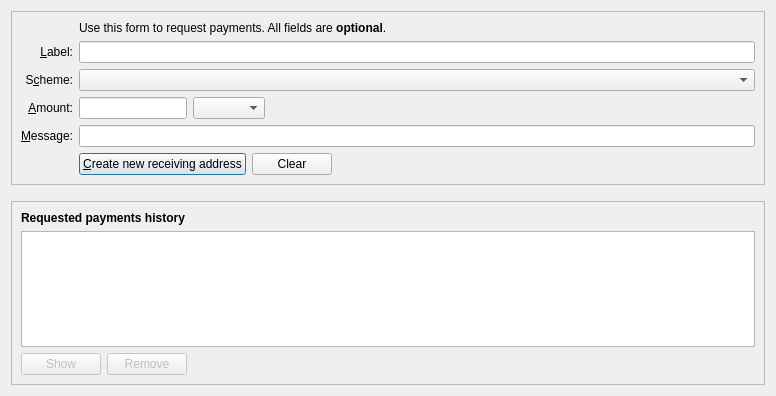
<?xml version="1.0" encoding="UTF-8"?>
<ui version="4.0">
 <class>ReceiveCoinsDialog</class>
 <widget class="QDialog" name="ReceiveCoinsDialog">
  <property name="geometry">
   <rect>
    <x>0</x>
    <y>0</y>
    <width>776</width>
    <height>396</height>
   </rect>
  </property>
  <layout class="QVBoxLayout" name="verticalLayout" stretch="0,0,1">
   <item>
    <widget class="QFrame" name="frame2">
     <property name="sizePolicy">
      <sizepolicy hsizetype="Preferred" vsizetype="Expanding">
       <horstretch>0</horstretch>
       <verstretch>0</verstretch>
      </sizepolicy>
     </property>
     <property name="frameShape">
      <enum>QFrame::StyledPanel</enum>
     </property>
     <property name="frameShadow">
      <enum>QFrame::Sunken</enum>
     </property>
     <layout class="QVBoxLayout" name="verticalLayout_3">
      <item>
       <layout class="QGridLayout" name="gridLayout">
        <item row="6" column="0">
         <widget class="QLabel" name="label">
          <property name="toolTip">
           <string>An optional amount to request. Leave this empty or zero to not request a specific amount.</string>
          </property>
          <property name="text">
           <string>&amp;Amount:</string>
          </property>
          <property name="alignment">
           <set>Qt::AlignRight|Qt::AlignTrailing|Qt::AlignVCenter</set>
          </property>
          <property name="buddy">
           <cstring>reqAmount</cstring>
          </property>
         </widget>
        </item>
        <item row="7" column="0">
         <widget class="QLabel" name="label_3">
          <property name="toolTip">
           <string>An optional message to attach to the payment request, which will be displayed when the request is opened. Note: The message will not be sent with the payment over the Bitcoin network.</string>
          </property>
          <property name="text">
           <string>&amp;Message:</string>
          </property>
          <property name="alignment">
           <set>Qt::AlignRight|Qt::AlignTrailing|Qt::AlignVCenter</set>
          </property>
          <property name="buddy">
           <cstring>reqMessage</cstring>
          </property>
         </widget>
        </item>
        <item row="4" column="2">
         <widget class="QLineEdit" name="reqLabel">
          <property name="toolTip">
           <string>An optional label to associate with the new receiving address (used by you to identify an invoice).  It is also attached to the payment request.</string>
          </property>
         </widget>
        </item>
        <item row="2" column="2">
         <widget class="QLabel" name="label_5">
          <property name="text">
           <string>Use this form to request payments. All fields are &lt;b&gt;optional&lt;/b&gt;.</string>
          </property>
         </widget>
        </item>
        <item row="4" column="0">
         <widget class="QLabel" name="label_2">
          <property name="toolTip">
           <string>An optional label to associate with the new receiving address.</string>
          </property>
          <property name="text">
           <string>&amp;Label:</string>
          </property>
          <property name="alignment">
           <set>Qt::AlignRight|Qt::AlignTrailing|Qt::AlignVCenter</set>
          </property>
          <property name="buddy">
           <cstring>reqLabel</cstring>
          </property>
         </widget>
        </item>
        <item row="5" column="0">
         <widget class="QLabel" name="label_scheme">
          <property name="text">
           <string>S&amp;cheme:</string>
          </property>
          <property name="alignment">
           <set>Qt::AlignRight|Qt::AlignTrailing|Qt::AlignVCenter</set>
          </property>
          <property name="buddy">
           <cstring>schemeCombo</cstring>
          </property>
         </widget>
        </item>
        <item row="5" column="2">
         <widget class="QComboBox" name="schemeCombo">
          <property name="sizePolicy">
           <sizepolicy hsizetype="Fixed" vsizetype="Fixed">
            <horstretch>0</horstretch>
            <verstretch>0</verstretch>
           </sizepolicy>
          </property>
          <property name="maximumSize">
           <size>
            <width>1000</width>
            <height>16777215</height>
           </size>
          </property>
          <property name="focusPolicy">
           <enum>Qt::StrongFocus</enum>
          </property>
         </widget>
        </item>
        <item row="7" column="2">
         <widget class="QLineEdit" name="reqMessage">
          <property name="toolTip">
           <string>An optional message that is attached to the payment request and may be displayed to the sender.</string>
          </property>
         </widget>
        </item>
        <item row="8" column="2">
         <layout class="QHBoxLayout" name="horizontalLayout">
          <item>
           <widget class="QPushButton" name="receiveButton">
            <property name="minimumSize">
             <size>
              <width>150</width>
              <height>0</height>
             </size>
            </property>
            <property name="text">
             <string>&amp;Create new receiving address</string>
            </property>
            <property name="icon">
             <iconset resource="../bitcoin.qrc">
              <normaloff>:/icons/receiving_addresses</normaloff>:/icons/receiving_addresses</iconset>
            </property>
            <property name="autoDefault">
             <bool>false</bool>
            </property>
            <property name="default">
             <bool>true</bool>
            </property>
           </widget>
          </item>
          <item>
           <widget class="QPushButton" name="clearButton">
            <property name="sizePolicy">
             <sizepolicy hsizetype="Minimum" vsizetype="Fixed">
              <horstretch>0</horstretch>
              <verstretch>0</verstretch>
             </sizepolicy>
            </property>
            <property name="toolTip">
             <string>Clear all fields of the form.</string>
            </property>
            <property name="text">
             <string>Clear</string>
            </property>
            <property name="icon">
             <iconset resource="../bitcoin.qrc">
              <normaloff>:/icons/remove</normaloff>:/icons/remove</iconset>
            </property>
            <property name="autoDefault">
             <bool>false</bool>
            </property>
           </widget>
          </item>
          <item>
           <spacer name="horizontalSpacer">
            <property name="orientation">
             <enum>Qt::Horizontal</enum>
            </property>
            <property name="sizeHint" stdset="0">
             <size>
              <width>40</width>
              <height>20</height>
             </size>
            </property>
           </spacer>
          </item>
         </layout>
        </item>
        <item row="8" column="0">
         <widget class="QLabel" name="label_7">
          <property name="text">
           <string/>
          </property>
         </widget>
        </item>
        <item row="6" column="2">
         <layout class="QHBoxLayout" name="horizontalLayout_6">
          <item>
           <widget class="BitcoinAmountField" name="reqAmount">
            <property name="sizePolicy">
             <sizepolicy hsizetype="Fixed" vsizetype="Fixed">
              <horstretch>0</horstretch>
              <verstretch>0</verstretch>
             </sizepolicy>
            </property>
            <property name="minimumSize">
             <size>
              <width>80</width>
              <height>0</height>
             </size>
            </property>
            <property name="maximumSize">
             <size>
              <width>1000</width>
              <height>100</height>
             </size>
            </property>
            <property name="toolTip">
             <string>An optional amount to request. Leave this empty or zero to not request a specific amount.</string>
            </property>
           </widget>
          </item>
          <item>
           <widget class="QComboBox" name="addressType">
            <property name="sizePolicy">
             <sizepolicy hsizetype="Fixed" vsizetype="Fixed">
              <horstretch>0</horstretch>
              <verstretch>0</verstretch>
             </sizepolicy>
            </property>
            <property name="maximumSize">
             <size>
              <width>1000</width>
              <height>16777215</height>
             </size>
            </property>
            <property name="focusPolicy">
             <enum>Qt::StrongFocus</enum>
            </property>
           </widget>
          </item>
          <item>
           <spacer name="horizontalSpacer_3">
            <property name="orientation">
             <enum>Qt::Horizontal</enum>
            </property>
            <property name="sizeHint" stdset="0">
             <size>
              <width>0</width>
              <height>0</height>
             </size>
            </property>
           </spacer>
          </item>
         </layout>
        </item>
       </layout>
      </item>
     </layout>
    </widget>
   </item>
   <item>
    <spacer name="verticalSpacer_2">
     <property name="orientation">
      <enum>Qt::Vertical</enum>
     </property>
     <property name="sizeHint" stdset="0">
      <size>
       <width>20</width>
       <height>10</height>
      </size>
     </property>
    </spacer>
   </item>
   <item>
    <widget class="QFrame" name="frame">
     <property name="sizePolicy">
      <sizepolicy hsizetype="Preferred" vsizetype="Expanding">
       <horstretch>0</horstretch>
       <verstretch>0</verstretch>
      </sizepolicy>
     </property>
     <property name="frameShape">
      <enum>QFrame::StyledPanel</enum>
     </property>
     <property name="frameShadow">
      <enum>QFrame::Raised</enum>
     </property>
     <layout class="QVBoxLayout" name="verticalLayout_2">
      <item>
       <widget class="QLabel" name="label_6">
        <property name="font">
         <font>
          <weight>75</weight>
          <bold>true</bold>
         </font>
        </property>
        <property name="text">
         <string>Requested payments history</string>
        </property>
       </widget>
      </item>
      <item>
       <widget class="QTableView" name="recentRequestsView">
        <property name="contextMenuPolicy">
         <enum>Qt::CustomContextMenu</enum>
        </property>
        <property name="tabKeyNavigation">
         <bool>false</bool>
        </property>
        <property name="sortingEnabled">
         <bool>true</bool>
        </property>
       </widget>
      </item>
      <item>
       <layout class="QHBoxLayout" name="horizontalLayout_2">
        <item>
         <widget class="QPushButton" name="showRequestButton">
          <property name="enabled">
           <bool>false</bool>
          </property>
          <property name="toolTip">
           <string>Show the selected request (does the same as double clicking an entry)</string>
          </property>
          <property name="text">
           <string>Show</string>
          </property>
          <property name="icon">
           <iconset resource="../bitcoin.qrc">
            <normaloff>:/icons/eye</normaloff>:/icons/eye</iconset>
          </property>
          <property name="autoDefault">
           <bool>false</bool>
          </property>
         </widget>
        </item>
        <item>
         <widget class="QPushButton" name="removeRequestButton">
          <property name="enabled">
           <bool>false</bool>
          </property>
          <property name="toolTip">
           <string>Remove the selected entries from the list</string>
          </property>
          <property name="text">
           <string>Remove</string>
          </property>
          <property name="icon">
           <iconset resource="../bitcoin.qrc">
            <normaloff>:/icons/remove</normaloff>:/icons/remove</iconset>
          </property>
          <property name="autoDefault">
           <bool>false</bool>
          </property>
         </widget>
        </item>
        <item>
         <spacer name="horizontalSpacer_2">
          <property name="orientation">
           <enum>Qt::Horizontal</enum>
          </property>
          <property name="sizeHint" stdset="0">
           <size>
            <width>40</width>
            <height>20</height>
           </size>
          </property>
         </spacer>
        </item>
       </layout>
      </item>
     </layout>
    </widget>
   </item>
  </layout>
 </widget>
 <customwidgets>
  <customwidget>
   <class>BitcoinAmountField</class>
   <extends>QLineEdit</extends>
   <header>qt/bitcoinamountfield.h</header>
   <container>1</container>
  </customwidget>
 </customwidgets>
 <tabstops>
  <tabstop>reqLabel</tabstop>
  <tabstop>schemeCombo</tabstop>
  <tabstop>reqAmount</tabstop>
  <tabstop>addressType</tabstop>
  <tabstop>reqMessage</tabstop>
  <tabstop>receiveButton</tabstop>
  <tabstop>clearButton</tabstop>
  <tabstop>recentRequestsView</tabstop>
  <tabstop>showRequestButton</tabstop>
  <tabstop>removeRequestButton</tabstop>
 </tabstops>
 <resources>
  <include location="../bitcoin.qrc"/>
 </resources>
 <connections/>
</ui>
